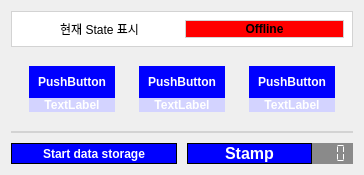
     <widget class="QWidget" name="RightCol" native="true">
      <property name="sizePolicy">
       <sizepolicy hsizetype="Expanding" vsizetype="Expanding">
        <horstretch>0</horstretch>
        <verstretch>0</verstretch>
       </sizepolicy>
      </property>
      <property name="styleSheet">
       <string notr="true">QWidget{
background-color: none;
border: none
	
}</string>
      </property>
      <layout class="QVBoxLayout" name="verticalLayout_18" stretch="13,22,55,6">
       <property name="spacing">
        <number>10</number>
       </property>
       <item>
        <widget class="QWidget" name="widget_10" native="true">
         <property name="styleSheet">
          <string notr="true">QWidget{
background-color: rgb(255, 255, 255);
border: 1px solid rgb(211, 211, 211)

}</string>
         </property>
         <layout class="QHBoxLayout" name="horizontalLayout_6">
          <item>
           <widget class="QLabel" name="label_28">
            <property name="styleSheet">
             <string notr="true">QLabel{
 border : none;
	font: 16pt &quot;MS Shell Dlg 2&quot;;


}</string>
            </property>
            <property name="text">
             <string>현재 State 표시</string>
            </property>
            <property name="alignment">
             <set>Qt::AlignCenter</set>
            </property>
           </widget>
          </item>
          <item>
           <widget class="QLabel" name="status_label">
            <property name="styleSheet">
             <string notr="true">QLabel{

font-weight: bold;
	font: 12pt &quot;MS Shell Dlg 2&quot;;
	background-color: rgb(255, 0, 0);
}</string>
            </property>
            <property name="text">
             <string>Offline</string>
            </property>
            <property name="alignment">
             <set>Qt::AlignCenter</set>
            </property>
           </widget>
          </item>
         </layout>
        </widget>
       </item>
       <item>
        <widget class="QWidget" name="widget_11" native="true">
         <layout class="QHBoxLayout" name="horizontalLayout_9">
          <item>
           <widget class="QWidget" name="widget_21" native="true">
            <layout class="QVBoxLayout" name="verticalLayout_23" stretch="2,1">
             <property name="spacing">
              <number>0</number>
             </property>
             <property name="topMargin">
              <number>0</number>
             </property>
             <property name="bottomMargin">
              <number>0</number>
             </property>
             <item>
              <widget class="QWidget" name="widget_24" native="true">
               <property name="styleSheet">
                <string notr="true">QWidget{
 background-color: blue;
border: none

}</string>
               </property>
               <layout class="QVBoxLayout" name="verticalLayout_26">
                <item>
                 <widget class="QPushButton" name="pushButton_5">
                  <property name="sizePolicy">
                   <sizepolicy hsizetype="Minimum" vsizetype="Expanding">
                    <horstretch>0</horstretch>
                    <verstretch>0</verstretch>
                   </sizepolicy>
                  </property>
                  <property name="styleSheet">
                   <string notr="true">QPushButton{
 color: white;
 border : none;
	font: 8pt &quot;MS Shell Dlg 2&quot;;
font-weight: bold;



}</string>
                  </property>
                  <property name="text">
                   <string>PushButton</string>
                  </property>
                  <property name="autoDefault">
                   <bool>false</bool>
                  </property>
                  <property name="default">
                   <bool>false</bool>
                  </property>
                 </widget>
                </item>
               </layout>
              </widget>
             </item>
             <item>
              <widget class="QLabel" name="label_30">
               <property name="styleSheet">
                <string notr="true">QLabel{
 
	background-color: rgb(211,211,255);
color: white;
border: none;
font-weight: bold


}</string>
               </property>
               <property name="text">
                <string>TextLabel</string>
               </property>
               <property name="alignment">
                <set>Qt::AlignCenter</set>
               </property>
              </widget>
             </item>
            </layout>
           </widget>
          </item>
          <item>
           <widget class="QWidget" name="widget_22" native="true">
            <layout class="QVBoxLayout" name="verticalLayout_24" stretch="2,1">
             <property name="spacing">
              <number>0</number>
             </property>
             <property name="topMargin">
              <number>0</number>
             </property>
             <property name="bottomMargin">
              <number>0</number>
             </property>
             <item>
              <widget class="QWidget" name="widget_25" native="true">
               <property name="styleSheet">
                <string notr="true">QWidget{
 background-color: blue;
border: none

}</string>
               </property>
               <layout class="QVBoxLayout" name="verticalLayout_27">
                <item>
                 <widget class="QPushButton" name="pushButton_6">
                  <property name="sizePolicy">
                   <sizepolicy hsizetype="Minimum" vsizetype="Expanding">
                    <horstretch>0</horstretch>
                    <verstretch>0</verstretch>
                   </sizepolicy>
                  </property>
                  <property name="styleSheet">
                   <string notr="true">QPushButton{
 color: white;
 border : none;
	font: 8pt &quot;MS Shell Dlg 2&quot;;
font-weight: bold;


}</string>
                  </property>
                  <property name="text">
                   <string>PushButton</string>
                  </property>
                 </widget>
                </item>
               </layout>
              </widget>
             </item>
             <item>
              <widget class="QLabel" name="label_31">
               <property name="styleSheet">
                <string notr="true">QLabel{
 
	background-color: rgb(211,211,255);
color: white;
border: none;
font-weight: bold


}</string>
               </property>
               <property name="text">
                <string>TextLabel</string>
               </property>
               <property name="alignment">
                <set>Qt::AlignCenter</set>
               </property>
              </widget>
             </item>
            </layout>
           </widget>
          </item>
          <item>
           <widget class="QWidget" name="widget_23" native="true">
            <layout class="QVBoxLayout" name="verticalLayout_25" stretch="2,1">
             <property name="spacing">
              <number>0</number>
             </property>
             <property name="topMargin">
              <number>0</number>
             </property>
             <property name="bottomMargin">
              <number>0</number>
             </property>
             <item>
              <widget class="QWidget" name="widget_26" native="true">
               <property name="styleSheet">
                <string notr="true">QWidget{
 background-color: blue;
border: none

}</string>
               </property>
               <layout class="QVBoxLayout" name="verticalLayout_28">
                <item>
                 <widget class="QPushButton" name="pushButton_7">
                  <property name="sizePolicy">
                   <sizepolicy hsizetype="Minimum" vsizetype="Expanding">
                    <horstretch>0</horstretch>
                    <verstretch>0</verstretch>
                   </sizepolicy>
                  </property>
                  <property name="styleSheet">
                   <string notr="true">QPushButton{
 color: white;
 border : none;
	font: 8pt &quot;MS Shell Dlg 2&quot;;
font-weight: bold;



}</string>
                  </property>
                  <property name="text">
                   <string>PushButton</string>
                  </property>
                 </widget>
                </item>
               </layout>
              </widget>
             </item>
             <item>
              <widget class="QLabel" name="label_32">
               <property name="styleSheet">
                <string notr="true">QLabel{
 
	background-color: rgb(211,211,255);
color: white;
border: none;
font-weight: bold


}</string>
               </property>
               <property name="text">
                <string>TextLabel</string>
               </property>
               <property name="alignment">
                <set>Qt::AlignCenter</set>
               </property>
              </widget>
             </item>
            </layout>
           </widget>
          </item>
         </layout>
        </widget>
       </item>
       <item>
        <widget class="QWidget" name="fault_detection_widget" native="true">
         <property name="styleSheet">
          <string notr="true">QWidget{
background-color: rgb(255, 255, 255);
border: 1px solid rgb(211, 211, 211);

}</string>
         </property>
        </widget>
       </item>
       <item>
        <layout class="QHBoxLayout" name="horizontalLayout_7" stretch="0,0">
         <property name="spacing">
          <number>10</number>
         </property>
         <item>
          <widget class="QWidget" name="recording_button_container" native="true">
           <property name="cursor">
            <cursorShape>PointingHandCursor</cursorShape>
           </property>
           <property name="styleSheet">
            <string notr="true">QWidget{
 background-color: blue;
border: 1px solid black
}
QWidget:hover{
	background-color: rgb(0, 85, 255);
}

</string>
           </property>
           <layout class="QHBoxLayout" name="horizontalLayout_12">
            <property name="spacing">
             <number>0</number>
            </property>
            <property name="leftMargin">
             <number>0</number>
            </property>
            <property name="topMargin">
             <number>0</number>
            </property>
            <property name="rightMargin">
             <number>0</number>
            </property>
            <property name="bottomMargin">
             <number>0</number>
            </property>
            <item>
             <widget class="QPushButton" name="recording_button">
              <property name="sizePolicy">
               <sizepolicy hsizetype="Expanding" vsizetype="Expanding">
                <horstretch>0</horstretch>
                <verstretch>0</verstretch>
               </sizepolicy>
              </property>
              <property name="styleSheet">
               <string notr="true">QPushButton{
 color: white;
 border : none;
	font: 12pt &quot;MS Shell Dlg 2&quot;;
font-weight: bold;
background-color: none

}

</string>
              </property>
              <property name="text">
               <string>Start data storage</string>
              </property>
             </widget>
            </item>
           </layout>
          </widget>
         </item>
         <item>
          <widget class="QWidget" name="widget_18" native="true">
           <property name="sizePolicy">
            <sizepolicy hsizetype="Expanding" vsizetype="Expanding">
             <horstretch>0</horstretch>
             <verstretch>0</verstretch>
            </sizepolicy>
           </property>
           <property name="cursor">
            <cursorShape>PointingHandCursor</cursorShape>
           </property>
           <property name="styleSheet">
            <string notr="true">QWidget{
 background-color: blue;
border: 1px solid black
}

</string>
           </property>
           <layout class="QHBoxLayout" name="horizontalLayout_8" stretch="3,1">
            <property name="spacing">
             <number>0</number>
            </property>
            <property name="leftMargin">
             <number>0</number>
            </property>
            <property name="topMargin">
             <number>0</number>
            </property>
            <property name="rightMargin">
             <number>0</number>
            </property>
            <property name="bottomMargin">
             <number>0</number>
            </property>
            <item>
             <widget class="QPushButton" name="stamp_button">
              <property name="sizePolicy">
               <sizepolicy hsizetype="Minimum" vsizetype="Expanding">
                <horstretch>0</horstretch>
                <verstretch>0</verstretch>
               </sizepolicy>
              </property>
              <property name="font">
               <font>
                <family>MS Shell Dlg 2</family>
                <pointsize>12</pointsize>
                <weight>75</weight>
                <italic>false</italic>
                <bold>true</bold>
               </font>
              </property>
              <property name="styleSheet">
               <string notr="true">QPushButton{
 color: white;

	font: 12pt &quot;MS Shell Dlg 2&quot;;
font-weight: bold;
background-color: none;
border: 1px solid black


}

QPushButton:hover{
background-color: rgb(0, 85, 255);

}</string>
              </property>
              <property name="text">
               <string>Stamp</string>
              </property>
              <property name="iconSize">
               <size>
                <width>12</width>
                <height>12</height>
               </size>
              </property>
             </widget>
            </item>
            <item>
             <widget class="QLCDNumber" name="stamp_cpt">
              <property name="sizePolicy">
               <sizepolicy hsizetype="Expanding" vsizetype="Expanding">
                <horstretch>0</horstretch>
                <verstretch>0</verstretch>
               </sizepolicy>
              </property>
              <property name="font">
               <font>
                <weight>50</weight>
                <bold>false</bold>
                <stylestrategy>PreferAntialias</stylestrategy>
                <kerning>true</kerning>
               </font>
              </property>
              <property name="autoFillBackground">
               <bool>false</bool>
              </property>
              <property name="styleSheet">
               <string notr="true">QLCDNumber{
color: white;
border: none;
	
	background-color: rgb(138, 138, 138);
}</string>
              </property>
              <property name="smallDecimalPoint">
               <bool>false</bool>
              </property>
              <property name="digitCount">
               <number>3</number>
              </property>
              <property name="segmentStyle">
               <enum>QLCDNumber::Flat</enum>
              </property>
              <property name="intValue" stdset="0">
               <number>0</number>
              </property>
             </widget>
            </item>
           </layout>
          </widget>
         </item>
        </layout>
       </item>
      </layout>
     </widget>
